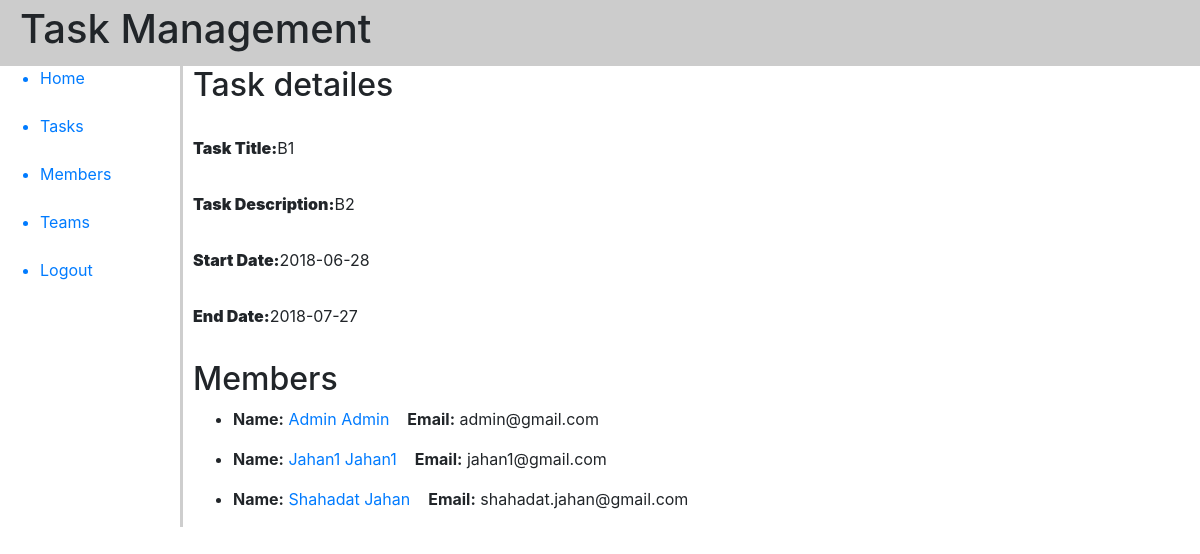
The page /admin/task_detailes.php?id=4 (signed in) on the database its author committed.
### tables this page shows
CREATE TABLE `tasks` (
  `id` int(11) NOT NULL,
  `title` varchar(20) NOT NULL,
  `task_description` varchar(100) NOT NULL,
  `start_date` date NOT NULL,
  `end_date` date NOT NULL
);

CREATE TABLE `total_info` (
  `id` int(11) NOT NULL,
  `user_id` int(11) NOT NULL,
  `task_id` int(11) NOT NULL,
  `group_id` int(11) NOT NULL
);

CREATE TABLE `users` (
  `id` int(11) NOT NULL,
  `username` varchar(20) NOT NULL,
  `email` varchar(50) NOT NULL,
  `password` varchar(32) NOT NULL,
  `first_name` varchar(50) NOT NULL,
  `last_name` varchar(50) NOT NULL,
  `is_admin` tinyint(1) NOT NULL DEFAULT '0'
);

### admin/task_detailes.php (the view)
<?php
	require("haeder.php");
	if (isset($_GET['id']) && $_GET['id'] > 0) {
		$task_info = fetch_task_detailes($_GET['id']);
		$task_data = $task_info->fetch_array();
		$title = $task_data['title'];
		$task_description = $task_data['task_description'];
		$start_date = $task_data['start_date'];
		$end_date = $task_data['end_date'];
	}
?>
	<div class="body">
		<form method="post" action="<?php echo htmlspecialchars ($_SERVER["PHP_SELF"]);?>">
			<h2>Task detailes</h2>
			<br>
			<label><b>Task Title: </b></label><?php echo $title?><br>
			<br>
			<label><b>Task Description: </b></label><?php echo $task_description?><br>
			<br>
			<label><b>Start Date: </b></label><?php echo $start_date?><br>
			<br>
			<label><b>End Date: </b></label><?php echo $end_date?><br>
			<br>
			<h2>Members</h2>
			<?php
				$assign_info = TaskMember($_GET['id']);
				while ($row = $assign_info->fetch_assoc()) {
					$user_name = MemberInfo($row["user_id"]);
				echo '<ul><li>'.$user_name .'</li></ul>';
				}
			?>
		</form>
	</div>
<?php require("footer.php"); ?>

### admin/database.php (shortened to what this page needs)
<?php
$server = "localhost";
$db_name = "task management";
$db_user = "root";
$db_pass = "";
$conn = new mysqli($server, $db_user, $db_pass, $db_name);
function fetch_task_detailes($id)
{
	global $conn;
	$sql = "SELECT * FROM tasks WHERE id=" . $id;
	$result = $conn->query($sql);
	if ($result->num_rows > 0) {
		return $result;
	} else {
		return false;
	}
}
function TaskMember($task_id)
{
	global $conn;
	$sql = "SELECT user_id FROM total_info WHERE task_id =" . $task_id;
	$result = $conn->query($sql);
	if ($result->num_rows > 0) {
		return $result;
	} else {
		return false;
	}
}
function MemberInfo($user_id)
{
	global $conn;
	$sql = "SELECT * FROM users WHERE id =" . $user_id;
	$result = $conn->query($sql);
	if ($result->num_rows > 0) {
		while ($row = $result->fetch_assoc()) {
			$user_info = "<b>Name:</b><a href='member_detailes.php?id=" . $user_id . "'> " . $row['first_name'] . " " . $row['last_name'] . "</a>&nbsp;&nbsp;&nbsp; <b>Email:</b> " . $row['email'];
			return $user_info;
		}
	} else {
		return "";
	}
}

### admin/style.css (style rules this page uses)
body { font-family: verdana; }
a { color: black; text-decoration: none; }
.body { float: left; width: 80%; border-left: 3px solid #cecece; padding-left:10px; }
label { font-weight: 700; }

### rows shown on the page
tasks: title "B1", task_description "B2", start_date "2018-06-28", end_date "2018-07-27"
total_info: user.first_name "Admin", user.last_name "Admin", user.email "admin@gmail.com"
total_info: user.first_name "Jahan1", user.last_name "Jahan1", user.email "jahan1@gmail.com"
total_info: user.first_name "Shahadat", user.last_name "Jahan", user.email "shahadat.jahan@gmail.com"
